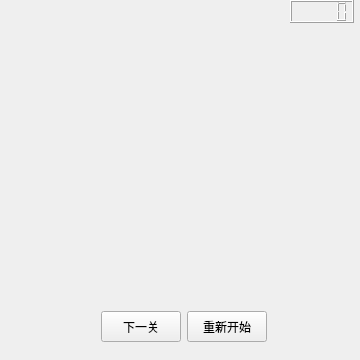
<?xml version="1.0" encoding="UTF-8"?>
<ui version="4.0">
 <class>Widget</class>
 <widget class="QWidget" name="Widget">
  <property name="geometry">
   <rect>
    <x>0</x>
    <y>0</y>
    <width>360</width>
    <height>360</height>
   </rect>
  </property>
  <property name="windowTitle">
   <string>Widget</string>
  </property>
  <widget class="QPushButton" name="endbut">
   <property name="geometry">
    <rect>
     <x>101</x>
     <y>311</y>
     <width>80</width>
     <height>31</height>
    </rect>
   </property>
   <property name="text">
    <string>下一关</string>
   </property>
  </widget>
  <widget class="QPushButton" name="restsrtbut">
   <property name="geometry">
    <rect>
     <x>187</x>
     <y>311</y>
     <width>80</width>
     <height>31</height>
    </rect>
   </property>
   <property name="text">
    <string>重新开始</string>
   </property>
  </widget>
  <widget class="QLCDNumber" name="level">
   <property name="geometry">
    <rect>
     <x>290</x>
     <y>0</y>
     <width>64</width>
     <height>23</height>
    </rect>
   </property>
  </widget>
 </widget>
 <layoutdefault spacing="6" margin="11"/>
 <resources/>
 <connections/>
</ui>
